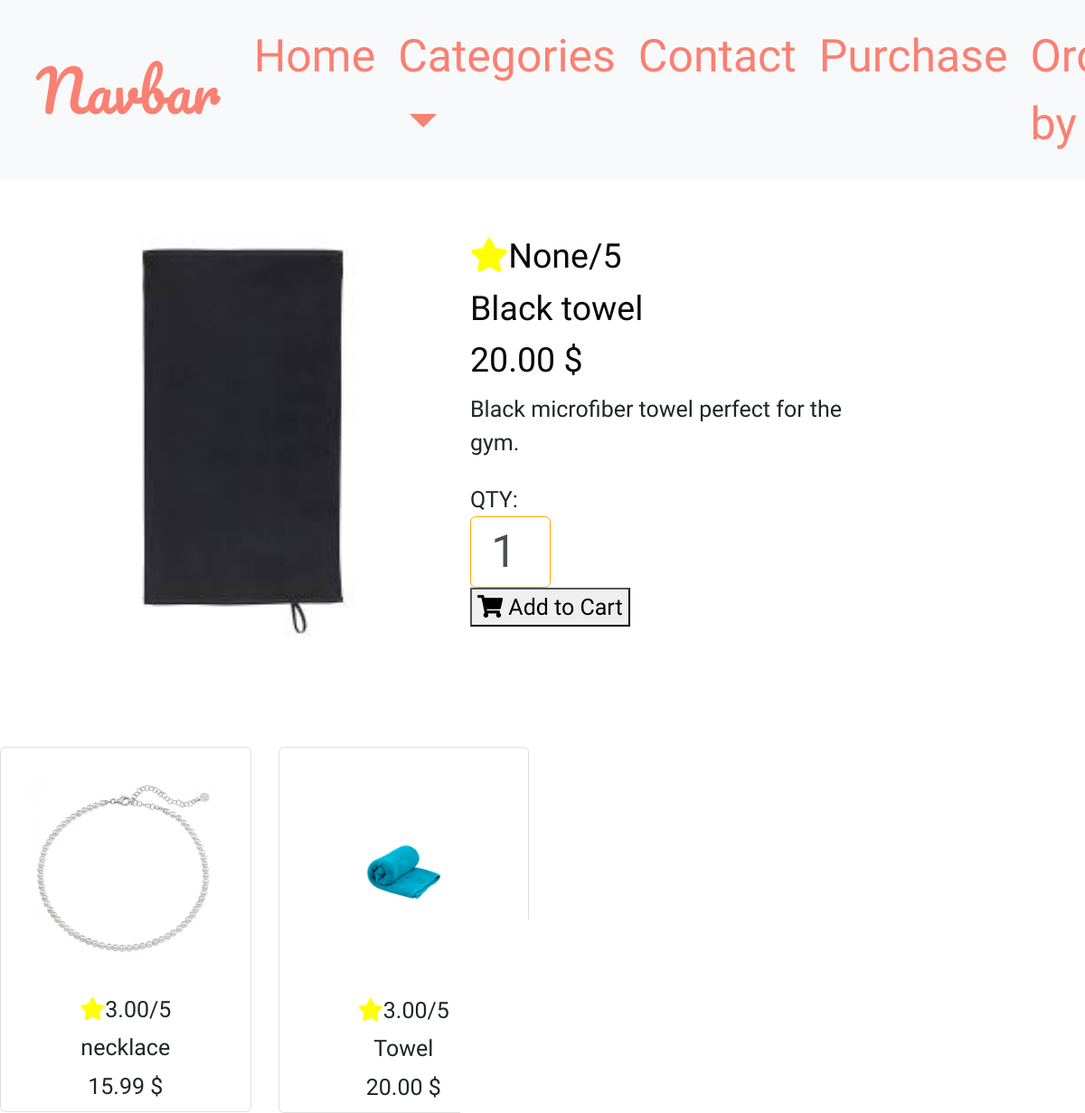
/products/6, run on the app's committed database.
### products/models.py (models this page shows, shortened)
class Product(models.Model):
    category = models.ForeignKey('Category', on_delete=models.CASCADE)
    name = models.CharField(max_length=254)
    sku = models.CharField(max_length=254, null=True, blank=True)
    description = models.TextField()
    price = models.DecimalField(max_digits=6, decimal_places=2)
    rating = models.DecimalField(max_digits=6, decimal_places=2, null=True, blank=True)
    image = models.ImageField()

### products/views.py (the view)
# urls.py: path('<id>', views.product_page, name='product_id'),
def product_page(request, id):
    product=Product.objects.get(id=id)
    related_products=Product.objects.filter(category=product.category).exclude(id=id)[:4]
    context = {
        'product': product,
        'related_products': related_products,
    }
    return render(request, 'products/product_id.html', context)

### bag/context.py (called while the page is built, shortened)
def bag_contents(request):
    bag_items = []
    total = 0
    product_count = 0
    bag = request.session.get('bag', {})
    if total > 50:
        delivery = 0
    else:
        delivery = 5
    grand_total = delivery + total
    context = {
        'bag_items': bag_items,
        'total': total,
        'product_count': product_count,
        'delivery': delivery,
        'grand_total': grand_total,
    }
    return context

### products/templates/products/product_id.html (shortened to what this page needs)
{% extends "base.html" %}
{% load static %}
{% block page_header %}
    <div class="container header-container">
        <div class="row">
            <div class="col"></div>
        </div>
    </div>
{% endblock %}
{% block content %}
<div class="container single-product">
    <div class="row">
        <div class="col-lg-5 ">
            <div class="image-container">
            {% if product.image %}
            <img class=" img-fluid" src="{{ product.image.url }}" alt="{{ product.name }}"  class="card-img-top" width = "100%">
            </div>
        </div>
        <div class="col-lg-5">
            <h4><i style="color:yellow;"class="fa fa-star" style="font-size: small;"></i>{{ product.rating }}/5</h4>
            {% else %}
            <h4><i class="fa fa-star" style="font-size: small;"></i>No rating</h4>
            {% endif %}
            <h4>{{ product.name }}</h4>
            <h4>{{ product.price }} $</h4>
            <p>{{ product.description }}</p>
            <div>
                <form class="form" action="{% url 'add_to_bag' product.id %}" method="POST">
                    <div id="SelectedProduct">
                        <div class="qty-input">
                            <span class="text-uppercase">QTY: </span>
                            <input class="form-control qty_input" type="number" name="quantity" value="1" min="1" max="99" data-item_id="{{ product.id }}" id="id_qty_{{ product.id }}">
                            <button type="submit" {% if product.amount < 1  %} disabled {% endif %} class="primary-btn " value="Add to Bag">
                                <i class="fa fa-shopping-cart"></i> Add to Cart
                            </button>
                        </div>
                    </div>
                </form>
            </div>
        </div>
    </div>
</div>
<div class="row" style="margin-top: 10%;">
    {% for product in related_products %}
        <div class="col-lg-3">
            <div class="card related-product">
               <a href="{% url 'product_id' product.id %}">
                 <div class="card-body">
                     <img class=" card-img-top" src="{{ product.image.url }}" alt="{{ product.name }}">
                 </div>
               </a>
               <div class="card-content">
                 {% if product.rating %}
                 <h6 class="text-center"><i style="color:yellow;" class="fa fa-star" style="font-size: small;"></i>{{ product.rating }}/5</h6>
                 {% else %}
                 <h6 class="text-center"><i style="color:yellow;" class="fa fa-star" style="font-size: small;"></i>No rating</h6>
                 {% endif %}
                 <h6 class="text-center">{{ product.name }}</h6>
                 <h6 class="text-center">{{ product.price }} $</h6>
               </div>
            </div>
       </div>
    {% endfor %}
</div>
{% endblock %}

### static/css/base.css (style rules this page uses)
:root { --black:#2c2c54; --orange:#ff9f1a; }
html, body { font-family: 'Dongle'; font-size: 25px; overflow: auto; }
.single-product { margin-top: 5%; }
.single-product h4 { font-size: 1.5rem; color: #0a0a0a; }
.single-product input { width: 20%; height: 15%; padding-left: 5%; font-size: 2rem; border: 1px solid orange; margin-right:10%; }

### data on the page
Product: image (picture), rating "None", name "Black towel", price "20.00", description "Black microfiber towel perfect for the gym."
Product: image (picture), rating "3.00", name "necklace", price "15.99"
Product: image (picture), rating "3.00", name "Towel", price "20.00"
